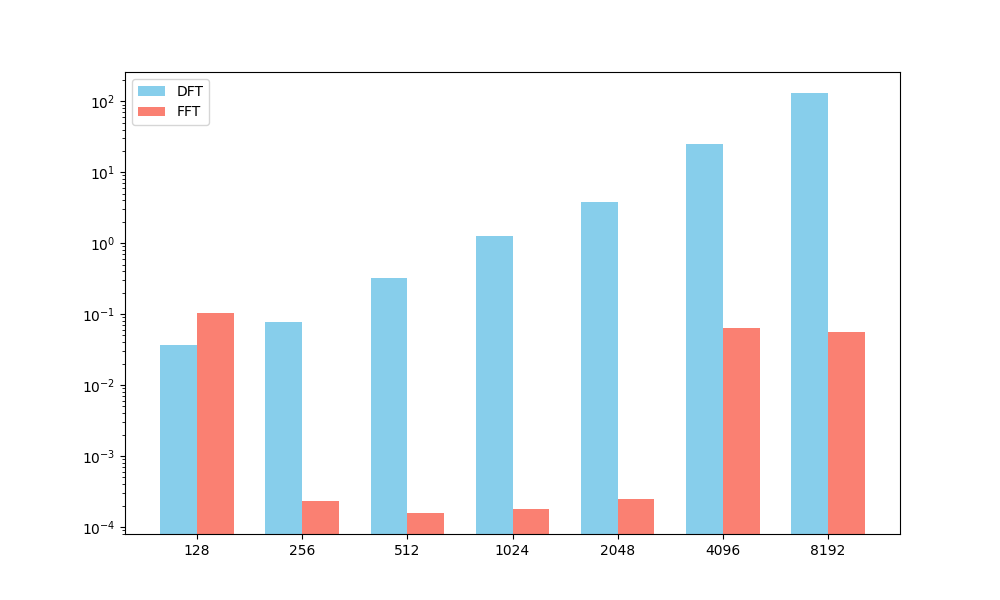

This chart was generated by the following Python code:
import matplotlib.pyplot as plt
import numpy as np
from time import perf_counter
import math as m
import pickle
import os

def sig_sin(t):
    return np.sin(2 * np.pi * 10 * t) + np.sin(2 * np.pi * 20 * t) + np.sin(2 * np.pi * 30 * t)

def DFT(N, sig):
    F = []
    for a in range(N):
        line = []
        for b in range(N):
            nr = m.e ** (-2 * m.pi * 1j * a * b / N)
            line.append(nr)
        F.append(line)
    X = np.matmul(F, sig)
    return X

Ns = [128, 256, 512, 1024, 2048, 4096, 8192]
# Ns = [128, 256, 512, 1024, 2048, 4096]

path = "results.pkl"
if os.path.exists(path):
    try:
        with open(path, "rb") as f:
            result = pickle.load(f)
    except (EOFError, pickle.UnpicklingError) as e:
        print("Eroare")
else:
    result = []
    for N in Ns:
        print("N = ", N)
        time = np.linspace(0, 1, N)
        sig = sig_sin(time)

        t1 = perf_counter()
        DFT(N, sig)
        t2 = perf_counter()
        durata1 = t2 - t1

        t1 = perf_counter()
        np.fft.fft(sig)
        t2 = perf_counter()
        durata2 = t2 - t1
        result.append((durata1, durata2))

    with open("results.pkl", "wb") as f:
        pickle.dump(result, f)


DFT_results = [result[i][0] for i in range(7)]
FFT_results = [result[i][1] for i in range(7)]
categ = ["128", "256", "512", "1024", "2048", "4096", "8192"]

x = np.arange(len(categ))
width = 0.35
plt.figure(figsize=(10, 6))
plt.bar(x - width/2, DFT_results, width, label='DFT', color='skyblue')
plt.bar(x + width/2, FFT_results, width, label='FFT', color='salmon')
plt.xticks(x, categ)
plt.legend()
plt.yscale("log")
plt.savefig("ex1.pdf")
plt.show()
